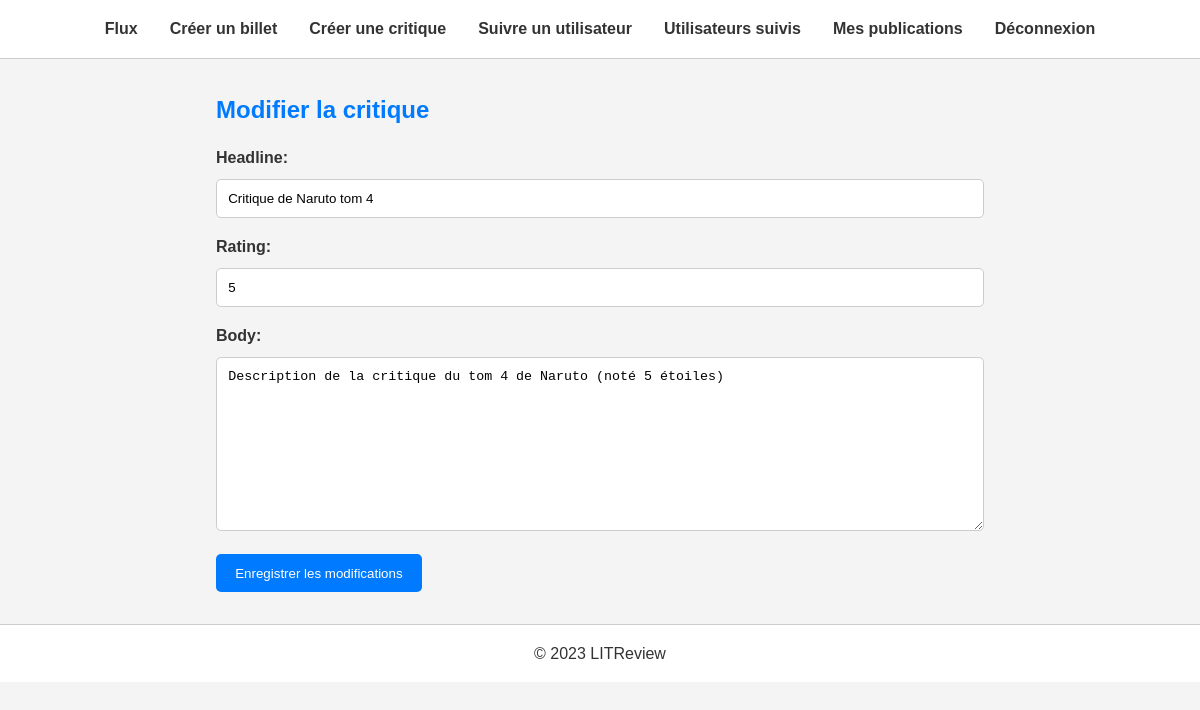
/review/4/edit/ (signed in), run on the app's committed database.
### reviews/models.py (models this page shows, shortened)
class Review(models.Model):
    ticket = models.ForeignKey(to=Ticket, on_delete=models.CASCADE)
    rating = models.PositiveSmallIntegerField(
        validators=[MinValueValidator(0), MaxValueValidator(5)])
    headline = models.CharField(max_length=128)
    body = models.TextField(max_length=8192, blank=True)
    user = models.ForeignKey(
        to=settings.AUTH_USER_MODEL, on_delete=models.CASCADE)
    time_created = models.DateTimeField(auto_now_add=True)

### reviews/views.py (the view)
# urls.py: path('review/<int:review_id>/edit/', views.edit_review, name='edit_review'),
@login_required
def edit_review(request, review_id):
    review = get_object_or_404(Review, id=review_id, user=request.user)
    if request.method == 'POST':
        form = ReviewForm(request.POST, instance=review)
        if form.is_valid():
            form.save()
            return redirect('posts')
    else:
        form = ReviewForm(instance=review)
    return render(request, 'reviews/edit_review.html', {'form': form})

### reviews/forms.py
class ReviewForm(forms.ModelForm):
    class Meta:
        model = Review
        fields = ['headline', 'rating', 'body']

### reviews/templates/reviews/edit_review.html (shortened to what this page needs)
{% extends 'reviews/base.html' %}
{% block content %}
<h2>Modifier la critique</h2>
<form method="post">
    {{ form.as_p }}
    <button type="submit">Enregistrer les modifications</button>
</form>
{% endblock %}

### reviews/static/reviews/css/style.css (style rules this page uses)
* { margin: 0; padding: 0; box-sizing: border-box; }
body { font-family: Arial, sans-serif; line-height: 1.6; background-color: #f4f4f4; color: #333; }
h1, h2, h3 { margin-bottom: 1rem; color: #007BFF; }
button, .button { background-color: #007BFF; color: #fff; border: none; padding: 0.7rem 1.2rem; cursor: pointer; border-radius: 5px; text-decoration: none; }
form { margin-bottom: 2rem; }
form label { display: block; margin-bottom: 0.5rem; font-weight: bold; }
form input, form textarea, form select { width: 100%; padding: 0.7rem; margin-bottom: 1rem; border: 1px solid #ccc; border-radius: 5px; }

### data on the page
Review: headline "Critique de Naruto tom 4", rating "5", body "Description de la critique du tom 4 de Naruto (noté 5 étoiles)"
